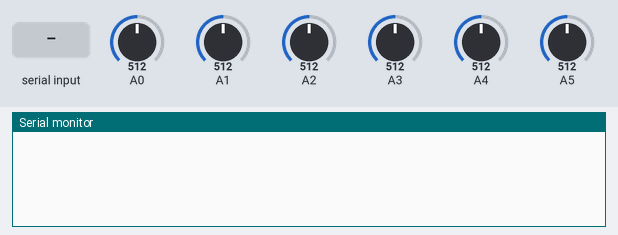
This sketch was run on a simulated Arduino Uno, built with avr-gcc and run on an emulated ATmega328P. Shown: the last lines printed to the serial monitor. The inputs (shaded band) are chosen by the test bench; at power-on: A0 = 512, A1 = 512, A2 = 512, A3 = 512, A4 = 512, A5 = 512.

Above: at 1.2 s.
1.3 s: "X" received over Serial
At 2.5 s:
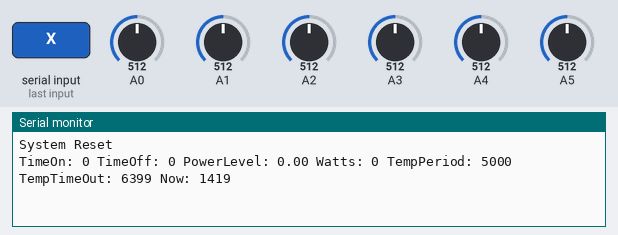
2.9 s: "P90\n" received over Serial
At 4.1 s:
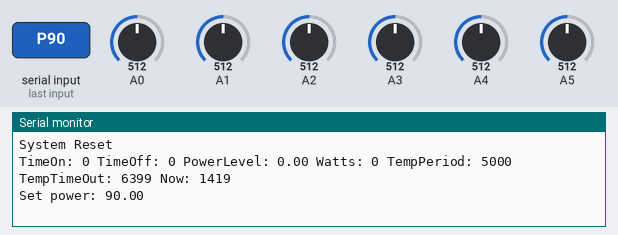
4.5 s: "M90\n" received over Serial
At 5.4 s:
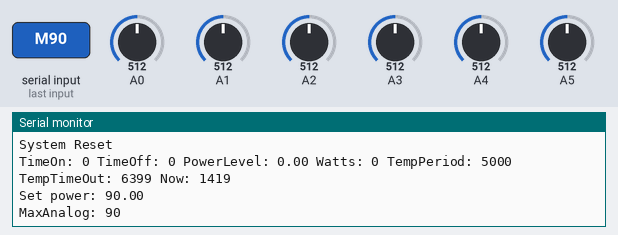
6.1 s: "T90\n" received over Serial
At 6.6 s:
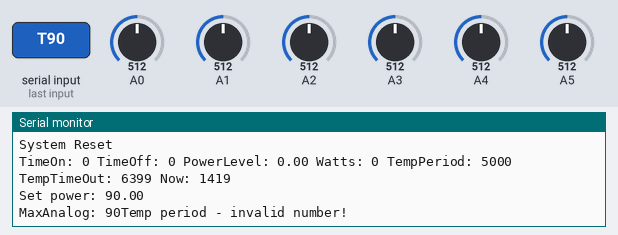
7.7 s: "P" received over Serial
At 8.3 s:
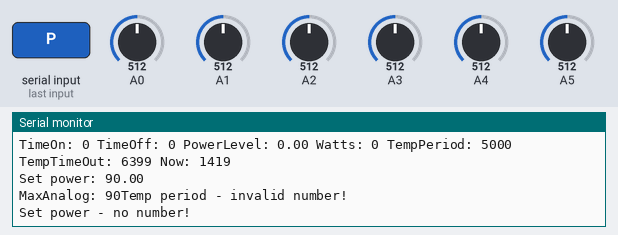
9.3 s: "R90\n" received over Serial
At 10.2 s:
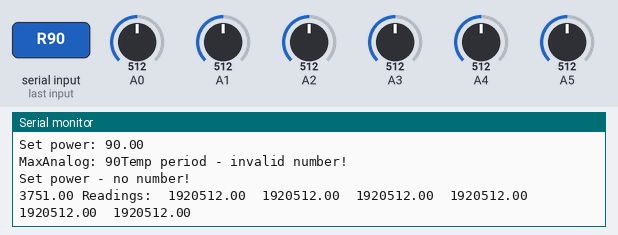

Measured:
- after the input at 1.3 s, the serial monitor: prints a new line after 0.10 s (image 1)
- after the input at 2.9 s, the serial monitor: prints a new line after 0.12 s (image 2)
- after the input at 4.5 s, the serial monitor: prints a new line after 0.12 s (image 3)
- after the input at 6.1 s, the serial monitor: prints a new line after 0.12 s (image 4)
- after the input at 7.7 s, the serial monitor: prints a new line after 0.10 s (image 5)
- after the input at 9.3 s, the serial monitor: prints a new line after 0.12 s (image 6)

The sketch:

jughead-controller.ino
```cpp
// ---------------------------------------------------------------------------
//  minijughead controller
//
//  crude console interpreter for testing the Jughead Arduino Shield
//
//  Creative Commons Attribution-Share Alike 2.5 2009 by Snuffy
//
//  Version 8/11/09
//
// ---------------------------------------------------------------------------


#define LOWRANGE  470         // cut off for low linear fit
#define MIDRANGE 550          // cutoff for middle linear fit

#define SSR 8                 // Solid State Relay is pin 8
#define VALVE1 9              // Valve #1 is pin 9
#define VALVE2 10             // Valve #2 is pin 10
#define VALVE3 11             // Valve #3 is pin 11

#define HEATER 4500.0         // immersion element is 4500W
#define CYCLETIME 1000        // SSR is on one second duty cycle
#define TEMPTIME 5000         // Temperature is displayed every 5 seconds

int MaxAnalog = 5;            // use analog ports 0 - 5;
long TimeOn = 0;              // milliseconds on time
long TimeOff = 0;             // milliseconds off time
long PowerTimeOut = 0;        // next time to cycle SSR power

bool PowerOn = false;         // state of SSR output

float PowerLevel = 0.0;       // desired power level in Watts
int Watts = 0;                // actual power level (resolution based on CYCLETIME)

float reading[6];             // readings[i] is sum (or average) of analog
float readCount = 0.0;        // readings taken this period
float temp[6];                // last temp in degrees C
long TempPeriod = 0;          // milliseconds to update temperature
long TempTimeOut = 0;         // end of reading period

char command;                 // single character commands
float num = -255.0;           // single numeric parameter initialized as null


// -----------------------------------------------------------------
// ------- linear fit parameters derived from calibration ----------
// -----------------------------------------------------------------

float mXlow[6] = {
  0.1381, 0.1367, 0.1392, 0.1334, 0.1365, 0.1387}; // slope
float bXlow[6] = {
  9.39, 9.13, 9.21, 8.75, 8.95, 9.20};             // Y intercept

float mXmid[6] = {
  0.1170, 0.1166, 0.1185, 0.1173, 0.1181, 0.1180}; // slope
float bXmid[6] = {
  17.21, 16.56, 16.73, 14.75, 15.69, 16.71};       // Y intercept

float mXhi[6] = {
  0.1330, 0.1324, 0.1334, 0.1344, 0.1355, 0.1388}; // slope
float bXhi[6] = {
  9.03, 8.24, 9.08, 6.67, 6.37, 8.42};             // Y intercept

// -----------------------------------------------------------------
//     error factors for linear interpolation of corrections
//     all values multiplied by 100 for fixed point math
//     the numbers in the error table names are derived from
//     the values at which the errors were calculated
// -----------------------------------------------------------------

long err306[6] = {
  -204, -198,-216, -198, -194, -195};
long err608[6] = {
  71, 44, 53, 81, 72, 69};
long err750[6] = {
  94, 63, 88, 108, 91, 94};
long err803[6] = {
  104, 51, 85, 110, 89, 87};
long err900[6] = {
  24, 6, 35, -67, 37, -255};
long err956[6] = {
  41, -2, 44, -30, 51, -284};
long err100[6] = {
  6, 29, 7, -115, 9, -317};

bool contflag = true;       // global flag to break out of loops


void setup(){
  Serial.begin(19200);      // start serial baud rate
  Reset();
  InitReading();
  SetPower(0);
}

void loop() {
  ReadIn();

  Execute();
  ControlPower();
  GetReading();
}

void Execute() {
  if (command > '\0') {
    switch (command) {
    case 'M':
      if (num >= 0.0) {
        MaxAnalog = num;
        Serial.print("MaxAnalog: ");
        Serial.print(MaxAnalog);
      }
      break;

    case 'P':
      if (num >= 0.0) {
        Serial.print("Set power: ");
        Serial.println(num);
        SetPower(num);         // set the power to num
      }
      else {
        Serial.println("Set power - no number!");
      }
      break;

    case 'T':
      if (num > 1000.0) {
        Serial.print("Temp period: ");
        Serial.println(num);
        TempPeriod = num;      // set the temp display delay to num
      }
      else {
        Serial.println("Temp period - invalid number!");
      }
      break;

    case 'S':
      ShowSys();
      break;

    case 'R':
      DisplayReadings();  // display the raw analog accumulators
      break;

    case 'X':
      Reset();
      Serial.println("System Reset");
      ShowSys();
      break;

    default:
      Serial.println("unrecognized command");
      Serial.println("Commands: <M>axAnalog <P>ower <T>emp delay <S>how sys <R>eadings <X> Reset");
      Serial.println();
      break;
    }
    command = '\0';
    num = -255.0;
  }  // end if
}


// -----------------------------------------------------------------
//   ReadIn parses input stream
//     spaces are separators
//     numbers are pushed onto the stack
//     alpha commands passed to interpreter for execution
//     and the result(s) are pushed onto the stack
// -----------------------------------------------------------------

void ReadIn() {
  char c;
  int i;

  if (Serial.available() > 0) {
    delay(100);
    while (Serial.available() > 0) {
      c = Serial.read();
      if (c == 32) {
        // skip leading and trailing spaces
      }
      else if (c == '-') {
        i = -1;
        num = ReadNum(i);
      }
      else if (c >= '0' && c <= '9') {      // numeric value
        i = (c - '0');                  // convert char
        num = ReadNum(i);               // get the rest of the number
      }
      else {
        command = c;                   // load the command buffer
        UpCase();                       // A...Z or '\0'
      }
    }
  }
}

//-----------------------------------
// read a number from input stream
// given the most significant digit
// ----------------------------------

float ReadNum(int n){
  float num = 0.0;        // accumulated value
  float frac = 0.0;       // fractional part
  float fracdig = 0.0;    // fraction scaling
  int sign = 1;           //
  char c;                 // single input character
  float t = 0.0;          // value for conversion
  float result = 0.0;     // holds accumulated value

  if (n < 0) {
    sign = -1;
    n = 0;
  }
  else {
    result = n;
  }
  t = n;                  // first digit passed as seed
  while (Serial.available() > 0) {
    c = Serial.read();
    delay(10);                          // debounce input

    if (c == 32) {                      // is it a space?
      result = result * sign;           // apply the sign
      return result;                    // return value and exit
    }
    else if (c == 46 ) {                // is it "."?
      fracdig = 10.0;                     // we're into a fraction
    }
    else if (c >= '0' && c <= '9') {      // accept only 0...9
      t = (c - '0');
      if (fracdig < 10.0) {
        result = result * 10.0 + t;  // build integer value
      }
      else {
        t = t / fracdig;
        result = result + t;                // append fractional part
        fracdig *= 10;                      // ready for next fractional digit
      }
    }
  }
  result = result * sign;
  return result;                         // we reached end of input stream
}


//-------------------------------------------------------
// upper case utility to convert command
// to all upper case to make commands case-insensitive
// non-alpha characters are set to '\0'
//-------------------------------------------------------
void UpCase() {
  if (command >= 97 && command <= 122) {
    command = command - 32;
  }
  if (command < 65 || command > 90) {
    command = '\0';
  }
}


// -------------------------------------------------------------
//   Power control routines
// -------------------------------------------------------------


void Reset() {
  pinMode(SSR,OUTPUT);      // set the SSR pin to OUTPUT
  digitalWrite(SSR,LOW);    // and turn it off

  contflag = true;          // global flag to break out of loops

  TimeOn = 0;               // milliseconds on time
  TimeOff = 0;              // milliseconds off time
  PowerTimeOut = 0;         // next time to cycle SSR power

  PowerOn = false;          // state of SSR output

  PowerLevel = 0.0;         // desired power level in Watts
  Watts = 0;                // actual power level (resolution based on CYCLETIME)

  TempPeriod = TEMPTIME;    // milliseconds to update temperature
  TempTimeOut = 0;          // end of reading period

  InitReading();            // reset all the reading arrays and variables
}


void ShowSys() {
  Serial.print("TimeOn: ");
  Serial.print(TimeOn);
  Serial.print(" TimeOff: ");
  Serial.print(TimeOff);
  Serial.print(" PowerLevel: ");
  Serial.print(PowerLevel);
  Serial.print(" Watts: ");
  Serial.print(Watts);
  Serial.print(" TempPeriod: ");
  Serial.print(TempPeriod);
  Serial.print(" TempTimeOut: ");
  Serial.print(TempTimeOut);
  Serial.print(" Now: ");
  Serial.println(millis());
  Serial.println();
}


void SetPower(long p) {
  if (p < 0) {
    p = 0;
  }
  else if (p > HEATER) {
    p = HEATER;
  }
  PowerLevel = p;
  TimeOn = (CYCLETIME * p) / HEATER;      // set time on
  Watts = (TimeOn * HEATER) / CYCLETIME;             // actual power level
  TimeOff = CYCLETIME - TimeOn;           // set time off
  PowerTimeOut = millis() + TimeOn;       // start time cycle
  PowerOn = true;                         // set power state
}


void ControlPower() {
  long now;

  now = millis();                        // get current time
  if (now > PowerTimeOut) {                   // we've timed out
    if (PowerOn) {
      digitalWrite(SSR,LOW);             // toggle the SSR
      PowerTimeOut = now + TimeOff;           // reset timeout
    }
    else {
      digitalWrite(SSR,HIGH);
      PowerTimeOut = now + TimeOn;
    }
    PowerOn = (PowerOn == false);        // toggle the power state
  }
}

void DisplayPower() {                    // display the power at the console
  Serial.print(Watts);
  Serial.println(" Watts");
}


// -------------------------------------------------------------
//   Temperature Routines
// -------------------------------------------------------------


void InitReading() {
  int i = 0;
  readCount = 0;            // initialize counter and readings array
  for (i= 0; i <= 6; i++){
    reading[i] = 0;
  }
  TempTimeOut = millis() + TempPeriod;  // when to calculate next temp
}

void GetReading() {
  long now;
  int i = 0;

  reading[0] += analogRead(0);         // accumulate reading sums
  reading[1] += analogRead(1);
  reading[2] += analogRead(2);
  reading[3] += analogRead(3);
  reading[4] += analogRead(4);
  reading[5] += analogRead(5);

  readCount++;                         // bump the counter

  now = millis();                      // get the current time
  if (now > TempTimeOut) {             // have we timed out?
    ComputeTemp();                     // temp{} now has most recent temperatures
    InitReading();                     // reintialize readings
  }
}


// --------------------------------------------
//   display the readings to the output
// --------------------------------------------

void DisplayReadings() {
  int i = 0;

  Serial.print(readCount);
  Serial.print(" Readings:  ");
  for (i = 0; i <= MaxAnalog; i++) {
    Serial.print(reading[i]);
    Serial.print("  ");
  }
  Serial.println();
  Serial.println();
}


// ------------------------------------------
//  Convert accumulated reading[] to temp[]
// ------------------------------------------

void ComputeTemp() {
  long now = millis();
  int i = 0;
  float r;                                // readings holder
  float t;                                // scratch holder

  if (now > TempTimeOut) {
    for (i = 0; i <= MaxAnalog; i++) {
      r = reading[i] / readCount;           // find average

      if (r < LOWRANGE) {                   // use linear fit by range
        t = r * mXlow[i] + bXlow[i];
      }
      else if (r < MIDRANGE) {
        t = r * mXmid[i] + bXmid[i];
      }
      else {
        t = r * mXhi[i] + bXhi[i];
      }
      temp[i] = t + err(t,i);               // add the error correction
    }

    Serial.print("Watts: ");
    Serial.print(Watts);
    Serial.print("  ");
    DisplayTemp();
    InitReading();                         // reset accumulators and next timeout
  }
}


// ----------------------------------
//   error correction function
// ----------------------------------

float err(float t, int i) {
  float v = 0.0;
  long r;
  long s;


  s = (long) t * 100;

  if (s <= 6080) {
    r = map(s, 3060, 6080, err306[i], err608[i]);
  }
  else if (s <= 7500) {
    r = map(s, 6080, 7500, err608[i], err750[i]);
  }
  else if (s <= 8030) {
    r = map(s, 7500, 8030, err750[i], err803[i]);
  }
  else if (s <= 9560) {
    r = map(s, 8030, 9560, err803[i], err956[i]);
  }
  else  {
    r = map(s, 9560, 10000, err956[i], err100[i]);
  }

  v = (float) r / 100.0;

  return v;
}


// ------------------------------------------
//    Display the current temps to console
// ------------------------------------------

void DisplayTemp() {
  int i = 0;
  float now = millis();
  now = now / 1000.0;

  Serial.print(now);
  Serial.print("  Temp ");
  for (i = 0; i <= MaxAnalog; i++) {
    Serial.print(temp[i]);
    Serial.print("  ");
  }
  Serial.println();
}
```
